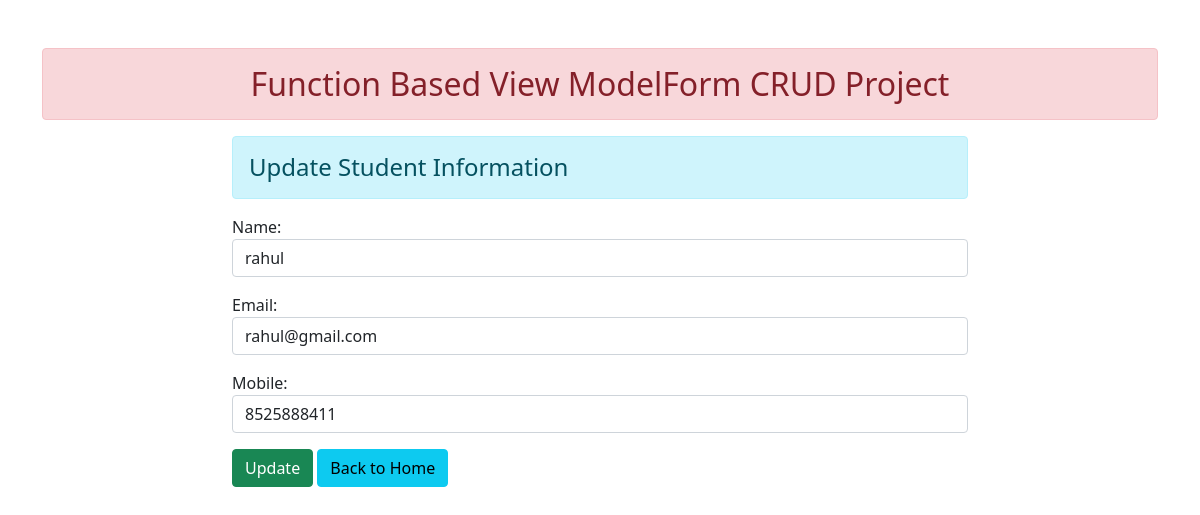
Page /4/ on the committed database.
### add/models.py (models this page shows)
class User(models.Model):
    name = models.CharField(max_length=70)
    email = models.EmailField(max_length=100)
    mobile = models.CharField(max_length=10)

### add/views.py (the view)
# urls.py: path('<int:id>/', views.update_data, name="updatedata"),
def update_data(request, id):
    if request.method == 'POST':
        pi = User.objects.get(pk=id)
        fm = StudentRegistration(request.POST, instance=pi)
        if fm.is_valid():
            fm.save()
    else:
         pi = User.objects.get(pk=id)
         fm = StudentRegistration(instance=pi)
    return render(request, 'add/update.html', {'form':fm})

### add/forms.py
class StudentRegistration(forms.ModelForm):
    class Meta:
     model = User
     fields = ['name', 'email', 'mobile']
     widgets = {
         'name': forms.TextInput(attrs={'class':'form-control'}),
         'email': forms.EmailInput(attrs={'class':'form-control'}),
         'mobile': forms.TextInput(attrs={'class':'form-control'})
         ,
     }

### add/templates/add/update.html (shortened to what this page needs)
{% extends 'add/base.html' %}
{% block content %}
 <div class="row">
    <div class="col-sm-8 offset-2">
        <h4 class="alert alert-info">Update Student Information</h4>
        <form action="" method="post">
            {{form.as_p}}
            <input type="submit" class="btn btn-success" value="Update">
            <a href="{% url 'addandshow' %}" class="btn btn-info">Back to Home</a>
        </form>
    </div>
 </div>
{% endblock content %}

### rows in the picture
User: name "rahul", email "rahul@gmail.com", mobile "8525888411"
